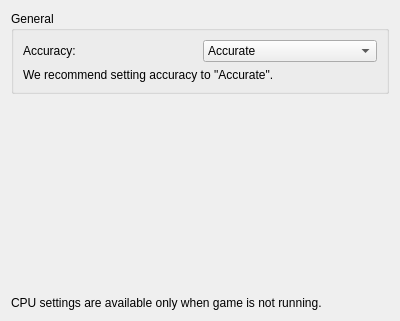
<?xml version="1.0" encoding="UTF-8"?>
<ui version="4.0">
 <class>ConfigureCpu</class>
 <widget class="QWidget" name="ConfigureCpu">
  <property name="geometry">
   <rect>
    <x>0</x>
    <y>0</y>
    <width>400</width>
    <height>321</height>
   </rect>
  </property>
  <property name="windowTitle">
   <string>Form</string>
  </property>
  <layout class="QVBoxLayout">
   <item>
    <layout class="QVBoxLayout">
     <item>
      <widget class="QGroupBox">
       <property name="title">
        <string>General</string>
       </property>
       <layout class="QVBoxLayout">
        <item>
         <layout class="QHBoxLayout">
          <item>
           <widget class="QLabel">
            <property name="text">
             <string>Accuracy:</string>
            </property>
           </widget>
          </item>
          <item>
           <widget class="QComboBox" name="accuracy">
            <item>
             <property name="text">
              <string>Accurate</string>
             </property>
            </item>
            <item>
             <property name="text">
              <string>Enable Debug Mode</string>
             </property>
            </item>
           </widget>
          </item>
         </layout>
        </item>
        <item>
         <widget class="QLabel">
          <property name="wordWrap">
            <bool>1</bool>
          </property>
          <property name="text">
           <string>We recommend setting accuracy to "Accurate".</string>
          </property>
         </widget>
        </item>
       </layout>
      </widget>
     </item>
    </layout>
   </item>
   <item>
    <spacer name="verticalSpacer">
     <property name="orientation">
      <enum>Qt::Vertical</enum>
     </property>
     <property name="sizeHint" stdset="0">
      <size>
       <width>20</width>
       <height>40</height>
      </size>
     </property>
    </spacer>
   </item>
   <item>
    <widget class="QLabel" name="label_disable_info">
     <property name="text">
      <string>CPU settings are available only when game is not running.</string>
     </property>
     <property name="wordWrap">
      <bool>true</bool>
     </property>
    </widget>
   </item>
  </layout>
 </widget>
 <resources/>
 <connections/>
</ui>
